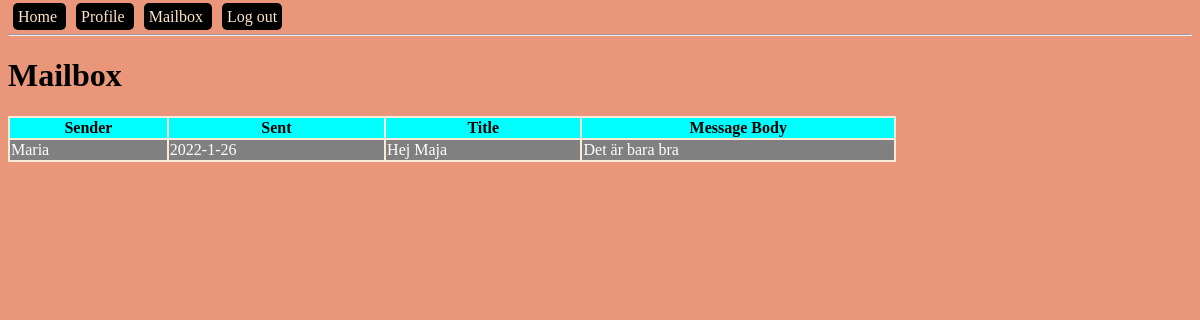
Screenshot of /mailbox (signed in) with the database file from the repository.
### models.py (models this page shows, shortened)
class Message(db.Model):
    id = db.Column(db.Integer, primary_key=True, autoincrement=True)
    title = db.Column(db.String(250))
    body = db.Column(db.Text)
    sent_time = db.Column(db.DateTime, default=datetime.datetime.now())
    sender_id = db.Column(db.Integer, db.ForeignKey('user.id'), nullable=False)

class User(db.Model):
    id = db.Column(db.Integer, primary_key=True, autoincrement=True)
    name = db.Column(db.String(150))
    email = db.Column(db.String(150), unique=True) # Vill inte ha två användare med samma epost
    password = db.Column(db.String(100))
    admin = db.Column(db.BOOLEAN, default=False)
    online = db.Column(db.BOOLEAN, default=False)
    sent_messages = db.relationship('Message', backref='sender', lazy=True)
    recv_messages = db.relationship('Message', secondary=message_recv, lazy='subquery',
                                    backref=db.backref('receivers', lazy=True))

### blueprints/user/__init__.py (the view)
@bp_user.get('/mailbox')
def mailbox_get():
    messages = get_user_messages()
    return render_template('mailbox.html', messages=messages)

### app.py (called while the page is built)
def create_app():
    app = Flask(__name__)
    app.config['SECRET_KEY'] = '123secret'
    app.config['SQLALCHEMY_TRACK_MODIFICATIONS'] = False
    app.config['SQLALCHEMY_DATABASE_URI'] = 'sqlite:///db.sqlite'
    db.init_app(app)
    login_manager = LoginManager()
    login_manager.init_app(app)
    @login_manager.user_loader
    def load_user(user_id):
        from models import User
        return User.query.filter_by(id=user_id).first()
    from blueprints.open import bp_open
    app.register_blueprint(bp_open)
    from blueprints.user import bp_user
    app.register_blueprint(bp_user)
    from blueprints.api import bp_api
    app.register_blueprint(bp_api, url_prefix='/api/v1.0')
    return app

### controllers/message_controller.py (called while the page is built)
def get_user_messages():
    return current_user.recv_messages

### templates/mailbox.html (shortened to what this page needs)
{% extends "base-template.html" %}
{% block content %}
    <h1 id="main-heading">Mailbox</h1>
    <table>
    <tr>
        <th>Sender</th>
        <th>Sent</th>
        <th>Title</th>
        <th>Message Body</th>
    </tr>
        {% for message in messages %}
            <tr>
                <td>{{ message.sender.name }}</td>
                {% if message.sent_time is not none %}
                    <td>{{ message.sent_time.year }}-{{ message.sent_time.month }}-{{ message.sent_time.day }}</td>
                {% else %}
                    <td>-</td>
                {% endif %}
                <td> {{ message.title }} </td>
                <td> {{ message.body }}</td>
            </tr>
        {% endfor %}
    </table>
{% endblock %}

### static/css/main.css (style rules this page uses)
body { background-color: darksalmon; }
table { width: 75%; background-color: antiquewhite; }
th { background: aqua; }
tr:nth-child(odd) { background: darkgrey; }
tr:nth-child(even) { background: grey; color: white; }

### rows the page displays
Message: sender.name "Maria", sent_time.year "2022", sent_time.month "1", sent_time.day "26", title "Hej Maja", body "Det är bara bra"
